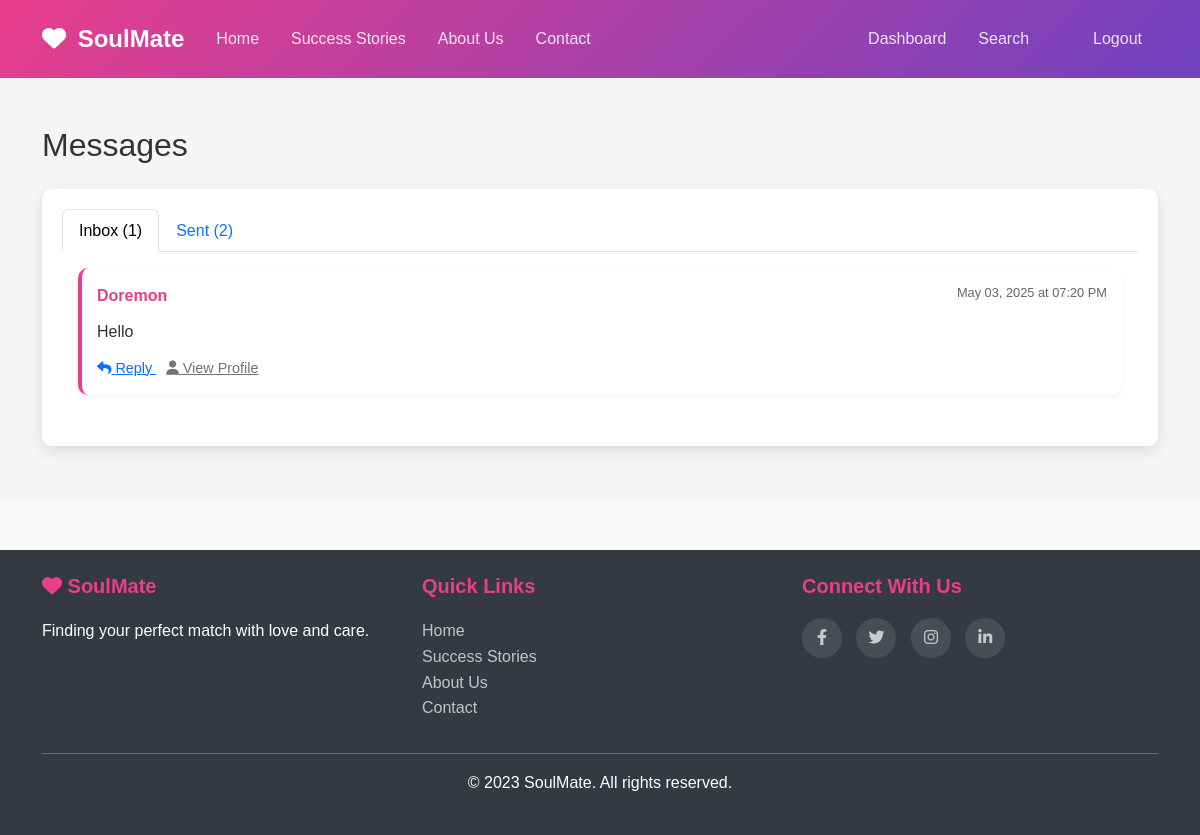
Screenshot of /messages (signed in) with the database file from the repository.
### app.py (models this page shows)
class Message(db.Model):
    id = db.Column(db.Integer, primary_key=True)
    sender_id = db.Column(db.Integer, db.ForeignKey('user.id'), nullable=False)
    recipient_id = db.Column(db.Integer, db.ForeignKey('user.id'), nullable=False)
    content = db.Column(db.Text, nullable=False)
    timestamp = db.Column(db.DateTime, default=datetime.utcnow)
    is_read = db.Column(db.Boolean, default=False)

class User(db.Model):
    id = db.Column(db.Integer, primary_key=True)
    username = db.Column(db.String(80), unique=True, nullable=False)
    email = db.Column(db.String(120), unique=True, nullable=False)
    password = db.Column(db.String(200), nullable=False)
    created_at = db.Column(db.DateTime, default=datetime.utcnow)
    profile = db.relationship('Profile', backref='user', uselist=False)
    sent_messages = db.relationship('Message', backref='sender', foreign_keys='Message.sender_id')
    received_messages = db.relationship('Message', backref='recipient', foreign_keys='Message.recipient_id')

### app.py (the view)
@app.route('/messages')
def messages():
    if 'user_id' not in session:
        return redirect(url_for('login'))
    user_id = session['user_id']
    received = Message.query.filter_by(recipient_id=user_id).order_by(Message.timestamp.desc()).all()
    sent = Message.query.filter_by(sender_id=user_id).order_by(Message.timestamp.desc()).all()
    for message in received:
        if not message.is_read:
            message.is_read = True
    db.session.commit()
    return render_template('messages.html', received=received, sent=sent)

### templates/messages.html (shortened to what this page needs)
{% extends 'base.html' %}
{% block content %}
<section class="messages-section py-5">
    <div class="container">
        <h2 class="mb-4">Messages</h2>
        <div class="message-tabs">
            <ul class="nav nav-tabs" id="messageTab" role="tablist">
                <li class="nav-item" role="presentation">
                    <button class="nav-link active" id="inbox-tab" data-bs-toggle="tab" data-bs-target="#inbox" type="button" role="tab" aria-controls="inbox" aria-selected="true">
                        Inbox ({{ received|length }})
                    </button>
                </li>
                <li class="nav-item" role="presentation">
                    <button class="nav-link" id="sent-tab" data-bs-toggle="tab" data-bs-target="#sent" type="button" role="tab" aria-controls="sent" aria-selected="false">
                        Sent ({{ sent|length }})
                    </button>
                </li>
            </ul>
            <div class="tab-content p-3" id="messageTabContent">
                <div class="tab-pane fade show active" id="inbox" role="tabpanel" aria-labelledby="inbox-tab">
                    {% if received %}
                        {% for message in received %}
                            <div class="message-item">
                                <div class="message-header">
                                    <div class="message-sender">
                                        {{ message.sender.username }}
                                    </div>
                                    <div class="message-time">
                                        {{ message.timestamp.strftime('%b %d, %Y at %I:%M %p') }}
                                    </div>
                                </div>
                                <div class="message-content">
                                    {{ message.content }}
                                </div>
                                <div class="message-actions">
                                    <a href="{{ url_for('send_message', recipient_id=message.sender_id) }}" class="text-primary">
                                        <i class="fas fa-reply"></i> Reply
                                    </a>
                                    <a href="{{ url_for('view_profile', user_id=message.sender_id) }}" class="text-secondary">
                                        <i class="fas fa-user"></i> View Profile
                                    </a>
                                </div>
                            </div>
                        {% endfor %}
                    {% else %}
                        <div class="text-center py-4">
                            <i class="fas fa-inbox fa-3x mb-3" style="color: var(--primary-color);"></i>
                            <h4>Your inbox is empty</h4>
                            <p>When someone sends you a message, it will appear here.</p>
                        </div>
                    {% endif %}
                </div>
            </div>
        </div>
    </div>
</section>
{% endblock %}

### static/css/style.css (style rules this page uses)
:root { --primary-color: #e83e8c; --secondary-color: #6f42c1; --accent-color: #fd7e14; --light-pink: #fce4ec; --dark-pink: #d81b60; --light-purple: #f3e5f5; --text-color: #333; --light-text: #f8f9fa; --border-radius: 10px; --box-shadow: 0 5px 15px rgba(0, 0, 0, 0.1); }
body { font-family: 'Poppins', sans-serif; color: var(--text-color); background-color: #f9f9f9; line-height: 1.6; }
.messages-section { background-color: #f5f5f5; min-height: calc(100vh - 76px - 300px); }
.message-tabs { background-color: white; border-radius: var(--border-radius); padding: 20px; box-shadow: var(--box-shadow); }
.message-item { background-color: white; border-radius: var(--border-radius); padding: 15px; margin-bottom: 15px; box-shadow: 0 2px 5px rgba(0, 0, 0, 0.05); border-left: 4px solid var(--primary-color); }
.message-header { display: flex; justify-content: space-between; margin-bottom: 10px; }
.message-sender { font-weight: 600; color: var(--primary-color); }
.message-time { font-size: 0.8rem; color: #666; }
.message-content { margin-bottom: 10px; }
.message-actions a { margin-right: 10px; font-size: 0.9rem; }

### rows the page displays
Message: sender.username "Doremon", timestamp "May 03, 2025 at 07:20 PM", content "Hello"

### other values shown
{{ received|length }} "1"
{{ sent|length }} "2"
